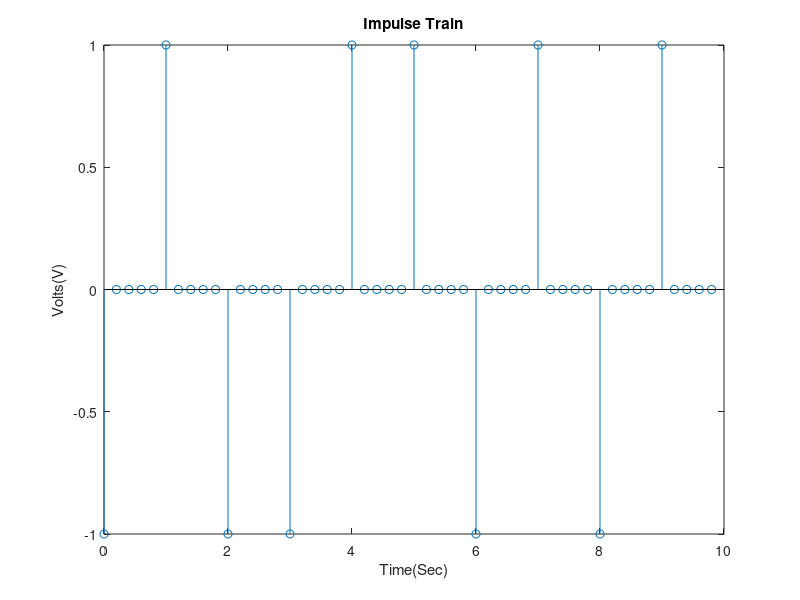
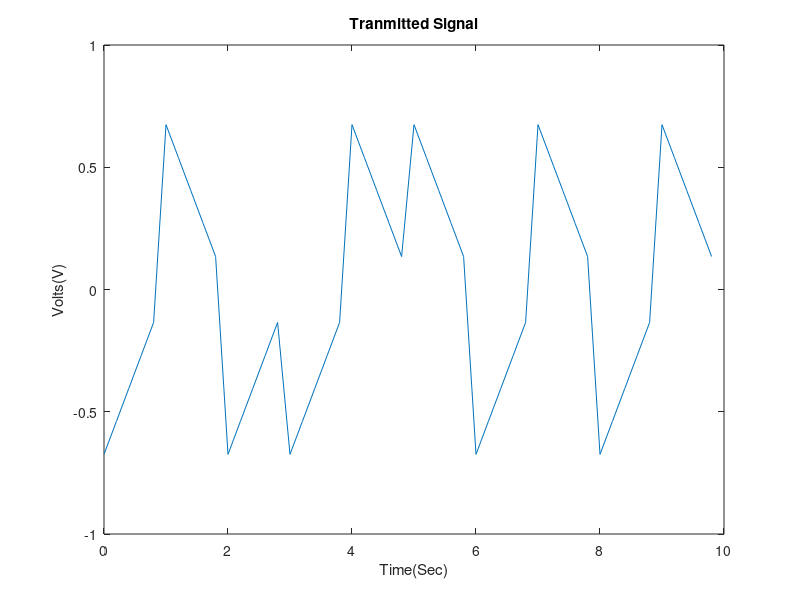
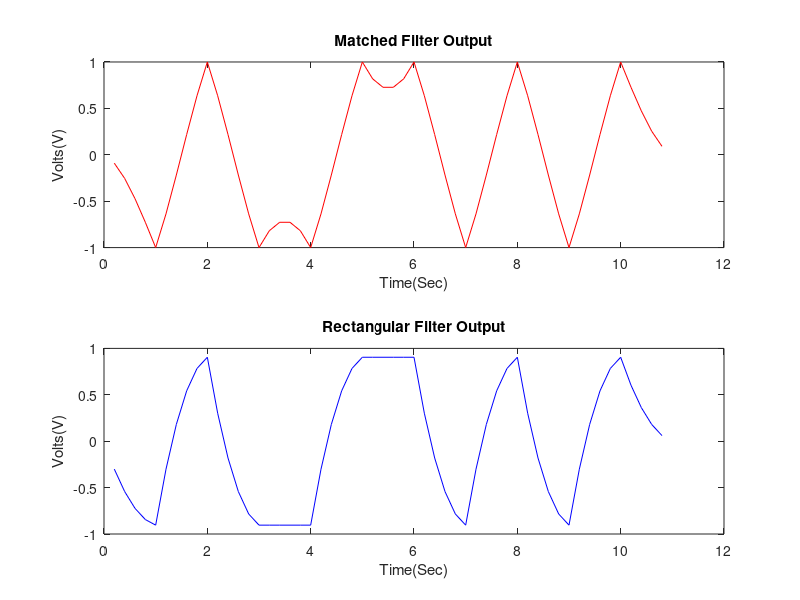
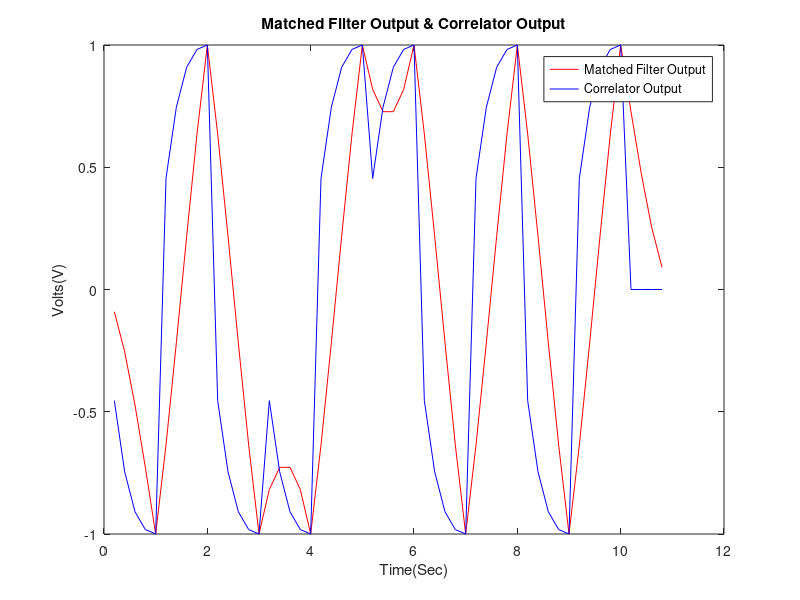

Write MATLAB code to recreate these figures, in order. (Note: this script raises an error after producing the figures.)
%Part 1: Matched filters and correlators in noise free environment

%Initialization of variables
A = 1;        %trasmitted voltage level
bit_time = 1; %pulse width to transmit one bit (Ts = 1 second)
sampling_time = 0.200; %taking 5 samples for each bit, T= Ts/5 = 0.2 sec
num_samples_per_bit = floor (bit_time / sampling_time); %number of samples for 1 bit = 5
num_bits = 10; %number of bits in stream
num_samples = num_bits * num_samples_per_bit; %total number of samples in stream

p = [5 4 3 2 1]/sqrt(55); %pulse shaping filter with unity energy

data_bits = randi([0,1], 1, num_bits); %generating a stream of random bits
data_symbols = (2*data_bits - 1) * A; %Transmitting 1 as 1 V and 0 as -1 V
%each bit is represented by 5 samples,1 of them is either 1 or -1 
%and the rest should be 0 so we used upsample function to get the required
%form
impulses = upsample(data_symbols, num_samples_per_bit);
%define a variable (t) represents the x-axis starts from 0 and has a value with
%each sampling time until reaching the number of samples-1 as we start from 0
t = 0 : sampling_time : (num_samples - 1)*sampling_time;
%plotting the stream of symbols of bits generated before 
figure ('Name', 'Impulse Train');
stem (t, impulses);
title ("Impulse Train");
xlabel("Time(Sec)");
ylabel("Volts(V)");

%applying pulse shaping on symbols to transmit the stream by convoloving
%the pulse shape p (triangular shape) with the symbols
y = conv(impulses, p);
%adjusting the size of transmitted signal because the convolution changed
%the size of stream
y = y(1 : num_samples);
%plotting the transmitted stream after pulse shaping
figure ('Name', 'Transmitted Signal');
plot (t, y);
title ("Tranmitted Signal");
xlabel ("Time(Sec)");
ylabel ("Volts(V)");

%matched filter is the same as p but flipped
matched_filter = fliplr(p);
%received sequence after convolution with matched filter
matched_Rx = conv (y, matched_filter);

%rect filter after energy normalization
rect_filter = [1 1 1 1 1] / sqrt(5);
%received sequence after convolution with rect filter
rect_Rx = conv (y, rect_filter);
%defining a new variable (t_conv) to represent the x-axis starting from 
%0.2 sec with 0.2 sec step until it reaches the size of rect_Rx (the
%convolution result) 
t_conv = 0.2 : sampling_time : ((length(y)) + length(p) - 1)* sampling_time;
%plotting the recieved signal after passing by matched filter
figure ('Name', 'Received Signal');
subplot(2,1,1);
plot (t_conv, matched_Rx,'r');
title ("Matched Filter Output");
xlabel ("Time(Sec)");
ylabel ("Volts(V)");

%plotting the recieved signal after passing by rect filter
subplot(2,1,2);
plot (t_conv, rect_Rx,'b');
title ("Rectangular Filter Output");
xlabel ("Time(Sec)");
ylabel ("Volts(V)");

%Passing the receieved signal by a correlator instead of matched filter
%initialization of received signal after passing by correlator
corr_Rx = zeros(size(matched_Rx)); 
%repeat the pulse shape function by number of bits
p_correlator = repmat(p, 1, num_bits); 
accumlator = 0; %initialization of integrator result

%for loop to multiply the received sequence by the repeated pulse shape
%function and integrating the multiplication for each 5 samples
for i = 1 : num_samples
    if mod((i-1), 5) == 0
        accumlator = 0;
    end
    corr_Rx(i) = accumlator + (p_correlator(i) * y(i));
    accumlator = corr_Rx(i);
end

%plotting both results of matched filter and correlator in the same graph
%with different colours 
figure ('Name', 'Matched Filter Output & Correlator Output');
plot(t_conv, matched_Rx, 'r', t_conv, corr_Rx, 'b');
title ("Matched Filter Output & Correlator Output");
xlabel ("Time(Sec)");
ylabel("Volts(V)");
legend('Matched Filter Output', 'Correlator Output');

%Part 2: Noise analysis

num_bits_noise = 10000; %number of bits in stream
num_samples_noise = num_bits_noise * num_samples_per_bit; %total number of samples in stream
%generating a stream of random bits
data_bits_noise = randi([0,1], 1, num_bits_noise);
%Transmitting 1 as 1 V and 0 as -1 V
data_symbols_noise = (2*data_bits_noise - 1) * A;
%each bit is represented by 5 samples,1 of them is either 1 or -1 
%and the rest should be 0 so we used upsample function to get the required
%form
impulses_noise = upsample(data_symbols_noise, num_samples_per_bit);

%applying pulse shaping on symbols to transmit the stream by convoloving
%the pulse shape p (triangular shape) with the symbols
s = conv(impulses_noise, p); 
%adjusting the size of transmitted signal because the convolution changed
%the size of stream
s = s(1 : num_samples_noise);
%generating normally distributed noise with zero mean and variance = 1
noise = randn(1, num_samples_noise);
%scaled noise initialization
scaled_noise = zeros(8,num_samples_noise);
%Initialization of variables,they are all array of 8 vectors because we
%will try 8 values of SNR [-2,5]
%the transmitted signal with noise added to it after passing by matched filter
matched_Rx_noise = zeros(8,length(s)+ length(matched_filter)-1);
%samples of the matched filter's output at sampling instants
sampled_Rx_matched = zeros(8, num_bits_noise);
%samples of the matched filter's output decoded into bits (0's and 1's)
sampled_Rx_bits_matched = zeros(8, num_bits_noise);
%an array of vectors that identifies the error occured in which bits for
%each stream that passed by the matched filter
error_matched = zeros(8, num_bits_noise);
%bit error rate for each stream that passed by the matched filter
BER_matched = zeros(1,8);

%rect filter after energy normalization
rect_filter_noise = [5 5 5 5 5]/sqrt(125);
%the transmitted signal with noise added to it after passing by rect filter
rect_Rx_noise = zeros(8,length(s)+ length(matched_filter)-1);
%samples of the rect filter's output at sampling instants
sampled_Rx_rect = zeros(8, num_bits_noise);
%samples of the rect filter's output decoded into bits (0's and 1's)
sampled_Rx_bits_rect = zeros(8, num_bits_noise);
%an array of vectors that identifies the error occured in which bits for
%each stream that passed by the rect filter
error_rect = zeros(8, num_bits_noise);
%bit error rate for each stream that passed by the rect filter
BER_rect = zeros(1,8);

Eb = 1; % bit energy which is a unity
No = zeros (1,8); %initialization of No used in the variance of noise (No/2)
%for loop that gets the required BER from the range of SNR [-2,5] db
for SNR = -2 : 5
    No(SNR+3) = Eb/(10^(SNR/10));
    %making the noise with variance No/2 by multipying it by sqrt(No/2)
    scaled_noise(SNR+3,:) = noise*sqrt(No(SNR+3)/2);
    %transmitted signal with noise added to it
    v = s + scaled_noise(SNR+3,:);
    %passing the received signal by both filters (matched and rect)
    matched_Rx_noise(SNR+3,:) = conv (v, matched_filter);
    rect_Rx_noise (SNR+3, :) = conv (v, rect_filter_noise);
    %getting the symbols from both filters (matched and rect),
    %The sampling instants occurs each five symbols 
    for i = 5 : 5 : num_samples_noise
        sampled_Rx_matched(SNR+3,i/5) = matched_Rx_noise(SNR+3,i);
        sampled_Rx_rect(SNR+3,i/5) = rect_Rx_noise (SNR+3, i);
    end
    %Decoding sampled symbols of both filters into bits by comparing with zero to compare it
    %with the original stream of bits that has been transmitted
    for i = 1: num_bits_noise
        if sampled_Rx_matched(SNR+3,i) > 0
            sampled_Rx_bits_matched(SNR+3,i) = 1 ;
        else
            sampled_Rx_bits_matched(SNR+3,i) = 0 ;
        end
        
        if sampled_Rx_rect(SNR+3,i) > 0
            sampled_Rx_bits_rect(SNR+3,i) = 1 ;
        else
            sampled_Rx_bits_rect(SNR+3,i) = 0 ;
        end
    end
    %recognize the bits that differed between transmitted and received streams 
    %for both filters 
    error_matched(SNR+3,:) = sampled_Rx_bits_matched(SNR+3,:) == data_bits_noise;
    %counting the number of flipped bits and get the ratio
    %between num of bits that was flipped and the total number of bits in
    %each stream for each SNR to get bit error rate for each SNR value
    BER_matched(SNR+3) = num_bits_noise - nnz(error_matched(SNR+3,:));
    BER_matched(SNR+3) = BER_matched(SNR+3)/(num_bits_noise) ;
    
    error_rect(SNR+3,:) = sampled_Rx_bits_rect(SNR+3,:) == data_bits_noise;
    BER_rect(SNR+3) = num_bits_noise - nnz(error_rect(SNR+3,:));
    BER_rect(SNR+3) = BER_rect(SNR+3)/(num_bits_noise) ;
    
end
%theoretical value of bit error rate for a matched filter
BER_Theoritical = 0.5 * erfc(sqrt(Eb./No));

%plotting bit error rate with log scale versus SNR for both filters and
%drawing them on the same graph along with the theoretical BER
figure('Name', 'BER Vs SNR');
semilogy(10*log10(Eb./No), BER_Theoritical, 'r', 10*log10(Eb./No), BER_matched, 'b', 10*log10(Eb./No), BER_rect, 'k');
title ("BER Vs SNR");
xlabel("SNR Eb/N0 (db)");
ylabel("BER");
xlim([-2,8]);
legend ('BER Theoretical', 'BER Matched Filter', 'BER Rect Filter')
grid on;

%Part 3: ISI in noise free channel

num_bits_ISI = 100; %number of bits in stream
input_data = randi([0 1], 1, num_bits_ISI); %generating a stream of random bits
Tx = ((2*input_data)-1) * A; %Transmitting 1 as 1 V and 0 as -1 V

%each bit is represented by 5 samples,1 of them is either 1 or -1 
%and the rest should be 0 so we used upsample function to get the required
%form
Tx_Sampeled = upsample(Tx, num_samples_per_bit);

R = [0 0 1 1]; %Different rolloff factors
delay = [2 8 2 8]; %Different delays for ssrc filters

for i = 1:4
    srrc = rcosine(1, num_samples_per_bit, 'sqrt', R(i), delay(i)); %pulse shaping filter
    srrc2 = conv(srrc, srrc);
    %Plot the different 4 Filters
    t_isi = 0 : length(srrc)-1;
    figure ('Name', 'SRRC Filters');
    plot(t_isi, srrc);
    title(strcat("SRRC of R = ", {' '}, string(R(i)), ' delay = ', {' '}, string(delay(i))));
    
    figure ('Name', 'SRRC Convolution');
    plot(srrc2);
    title(strcat("SRRC Conv of R = ", {' '}, string(R(i)), ' delay = ', {' '}, string(delay(i))));
    
    transmitted = conv(Tx_Sampeled, srrc); %Generate the transmitted Signal
    received = conv(transmitted, srrc); %Generarate the received signal
    
    eyediagram(transmitted, 2*num_samples_per_bit); %Eye diagram at point A (Transmitter) 
    title(strcat('transmited siganl when R = ',{' '},string(R(i)),{newline},' delay = ',{' '},string(delay(i))));
    
    eyediagram(received, 2*num_samples_per_bit); %Eye diagram at point B (Receiver)
    title(strcat('received siganl when R = ',{' '},string(R(i)),{newline},' delay = ',{' '},string(delay(i))));
end